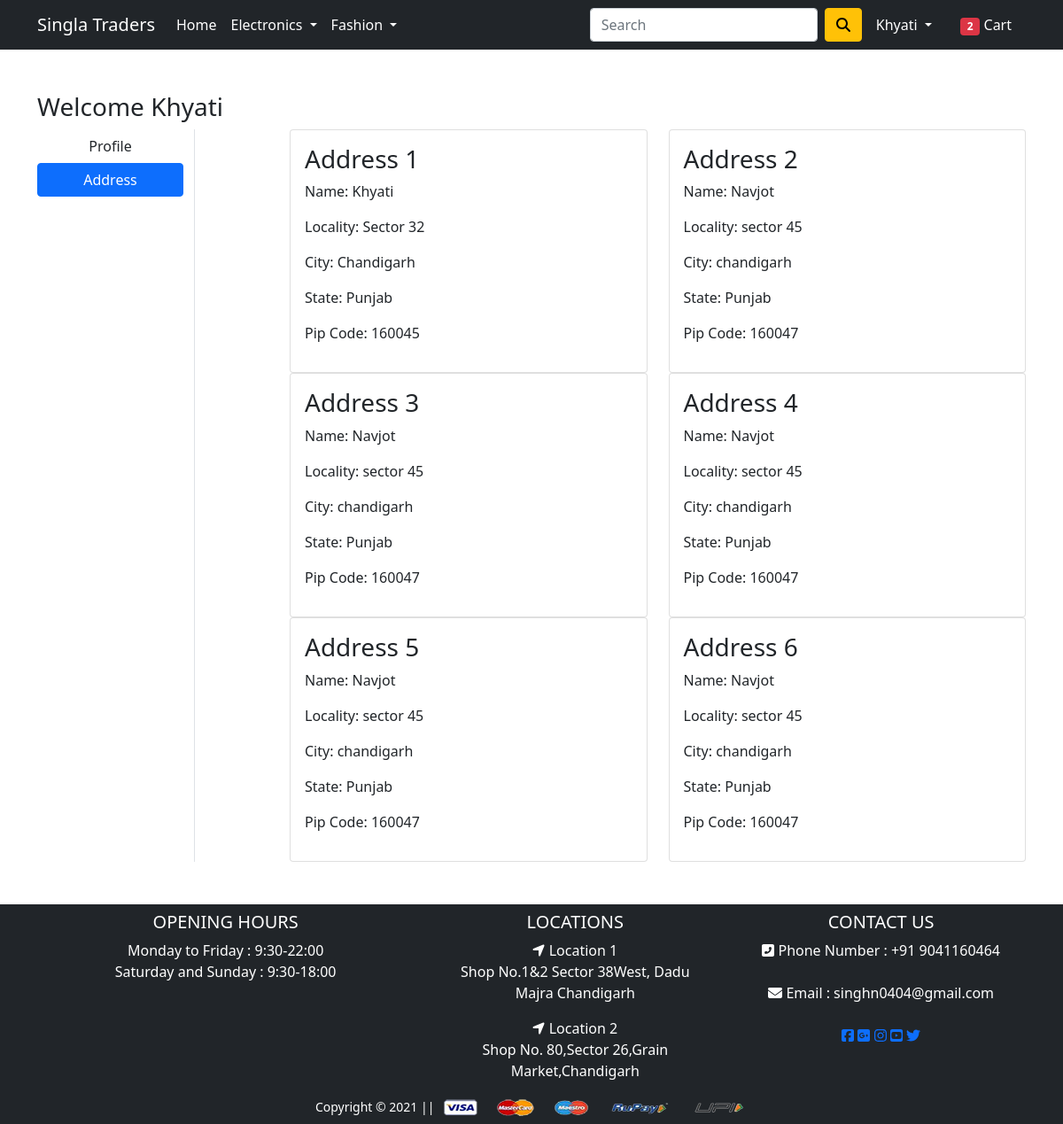
/address/ (signed in), run on the app's committed database.
### app/models.py (models this page shows, shortened)
class Customer(models.Model):
    user =  models.ForeignKey(User,on_delete=models.CASCADE)
    name = models.CharField(max_length=200)
    locality = models.CharField(max_length=200)
    city = models.CharField(max_length=50)
    zipcode = models.IntegerField()
    state = models.CharField(choices=STATE_CHOICE,max_length=50)

### app/views.py (the view)
# urls.py: path('address/', views.address, name='address'),
@login_required
def address(request):
    add = Customer.objects.filter(user=request.user)
    totalitem = 0
    if request.user.is_authenticated:
        totalitem = len(Cart.objects.filter(user=request.user))
    return render(request, 'app/address.html',{'add':add, 'active':'btn-primary','totalitem':totalitem})

### app/templates/app/address.html (shortened to what this page needs)
{% extends 'app/base.html' %}
{% load static %}
{% block main-content %}
<div class="container my-5">
 <div class="row">
 <h3>Welcome <span class="text-capitalize">{{request.user}}</span></h3>
  <div class="col-sm-2 border-end">
   <ul class="list-unstyled">
    <li class="d-grid"><a href="{% url 'profile' %}" class="btn">Profile</a></li>
    <li class="d-grid"><a href="{% url 'address' %}" class="btn {{active}} ">Address</a></li>
   </ul>
  </div>
  <div class="col-sm-9 offset-sm-1">
   <div class="row">
    {% for ad in add %}
    <div class="col-sm-6">
     <div class="card">
      <div class="card-body">
       <h3>Address {{forloop.counter}}</h3>
       <p>Name: {{ad.name}}</p>
       <p>Locality: {{ad.locality}}</p>
       <p>City: {{ad.city}}</p>
       <p>State: {{ad.state}}</p>
       <p>Pip Code: {{ad.zipcode}}</p>
      </div>
     </div>
    </div>
    {% endfor %}
   </div>
  </div>
 </div>
</div>
{% endblock main-content %}

### app/templates/app/base.html (shortened to what this page needs)
<!doctype html>
{% load static %}
<html lang="en">
  <head>
    <link href="https://cdn.jsdelivr.net/npm/bootstrap@5.0.0-beta1/dist/css/bootstrap.min.css" rel="stylesheet">
    <link rel="stylesheet" href="{% static 'app/css/owl.carousel.min.css' %}">
    <link rel="stylesheet" href="{% static 'app/css/all.min.css' %}">
    <link rel="stylesheet" href="{% static 'app/css/style.css' %}">
  </head>
  <body>
    <nav class="navbar navbar-expand-lg navbar-dark bg-dark" >
     <div class="container">
       <a class="navbar-brand" href="/">Singla Traders</a>
       <div class="collapse navbar-collapse" id="navbarSupportedContent">
         <ul class="navbar-nav me-auto mb-2 mb-lg-0">
           <li class="nav-item">
             <a class="nav-link active" aria-current="page" href="/">Home</a>
           </li>
           <li class="nav-item dropdown">
             <a class="nav-link dropdown-toggle text-white" href="#" id="electronicsDropdown" role="button" data-bs-toggle="dropdown" aria-expanded="false">
               Electronics
             </a>
           </li>
           <li class="nav-item dropdown">
             <a class="nav-link dropdown-toggle text-white" href="#" id="fashionDropdown" role="button" data-bs-toggle="dropdown" aria-expanded="false">
               Fashion
             </a>
           </li>
         </ul>
         <form class="d-flex">
           <input class="form-control me-2" type="search" placeholder="Search" aria-label="Search">
           <button class="btn btn-warning" type="submit"><i class="fas fa-search"></i></button>
         </form>
         <div>
          <ul class="navbar-nav me-auto mb-2 mb-lg-0">
            {% if request.user.is_authenticated %}
           <li class="nav-item dropdown mx-2">
              <a class="nav-link dropdown-toggle text-white" href="#" id="profileDropdown" role="button" data-bs-toggle="dropdown" aria-expanded="false">
                {{request.user.username|capfirst}}
              </a>
            </li>
            <li class="nav-item mx-2">
             <a href="{% url 'showcart' %}" class="nav-link text-white"><span class="badge bg-danger">{% if totalitem > 0 %} {{totalitem}} {% endif %}</span> Cart </a>
            </li>
          {% endif %}
          </ul>
         </div>
       </div>
     </div>
    </nav>
    {% block main-content %} {% endblock main-content %}
    <footer class="container-fluid bg-dark text-center text-white p-2 mt-5">
      <div class="container-fluid text-center text-md-left">
        <div class="row">
          <div class="col-md-5 mt-md-0 mt-3">
            <h5 class="text-uppercase">Opening Hours</h5>
            <p>
              Monday to Friday    : 9:30-22:00<br>
              Saturday and Sunday  : 9:30-18:00<br>
            </p>
          </div>
          <div class="col-md-3 mb-md-0 mb-3">
            <h5 class="text-uppercase">Locations</h5>
            <ul class="list-unstyled">
              <li>
                <a><i class="fa fa-location-arrow" aria-hidden="true"></i> Location 1</a>
                  <p>Shop No.1&2 Sector 38West, Dadu Majra Chandigarh</p>
              </li>
              <li>
                <a><i class="fa fa-location-arrow" aria-hidden="true"></i> Location 2</a>
                <p>Shop No. 80,Sector 26,Grain Market,Chandigarh</p>
              </li>
            </ul>
          </div>
          <div class="col-md-4 mb-md-0 mb-3">
            <h5 class="text-uppercase">Contact Us</h5>
            <ul class="list-unstyled">
              <li>
               <a ><i class="fas fa-phone-square-alt"></i> Phone Number : +91 9041160464</a>
              </li><br>
              <li>
                <a > <i class="fas fa-envelope"></i> Email : singhn0404@gmail.com</a>
              </li>
              <li>
                <p><br>
                  <a href="#"><i class="fab fa-facebook-square"></i></a>
                  <a href="#"><i class="fab fa-google-plus-square"></i></a>
                  <a href="#"><i class="fab fa-instagram"></i></a>
                  <a href="#"><i class="fab fa-youtube-square"></i></a>
                  <a href="#"><i class="fab fa-twitter"></i></a>
                </p>
              </li>
            </ul>
          </div>
        </div>
      </div>
            <small class="text-white">Copyright &copy; 2021 || </small>
            <img src="{% static 'app/images/payment.png' %}" alt="" srcset="" class="img-fluid" height="2px">
        </footer>
  </body>
</html>

### data on the page
Customer: name "Khyati", locality "Sector 32", city "Chandigarh", state "Punjab", zipcode "160045"
Customer: name "Navjot", locality "sector 45", city "chandigarh", state "Punjab", zipcode "160047"
Customer: name "Navjot", locality "sector 45", city "chandigarh", state "Punjab", zipcode "160047"
Customer: name "Navjot", locality "sector 45", city "chandigarh", state "Punjab", zipcode "160047"
Customer: name "Navjot", locality "sector 45", city "chandigarh", state "Punjab", zipcode "160047"
Customer: name "Navjot", locality "sector 45", city "chandigarh", state "Punjab", zipcode "160047"

### other printed values
{{ request.user.username|capfirst }} "Khyati"
{{ totalitem }} "2"
{{ request.user }} "Khyati"
